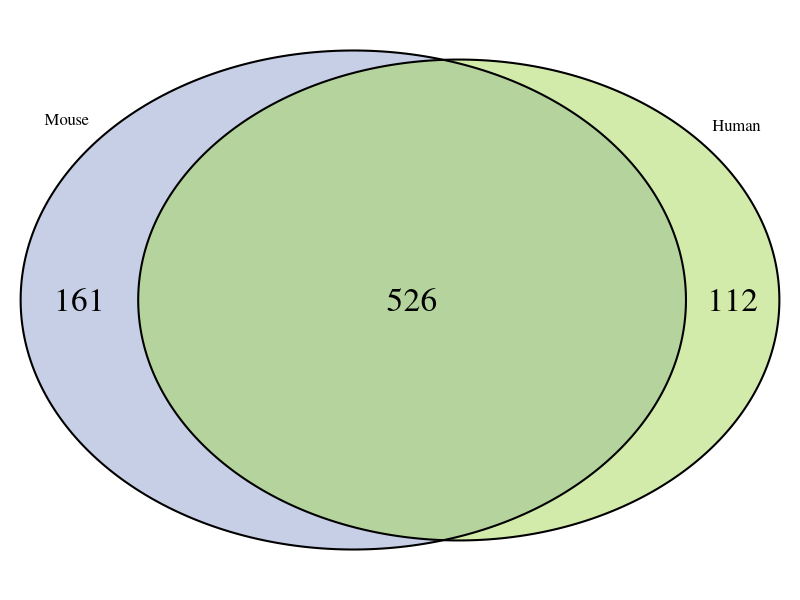
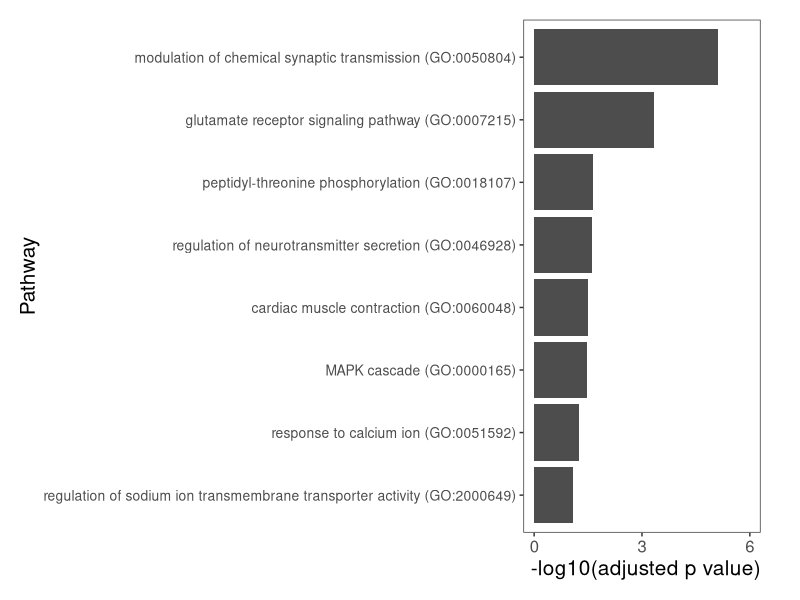

Here is the R script that generated these plots, in order:
library(ggplot2)
library(VennDiagram)

pdf("Venn.pdf")
pb <- venn.diagram(list(Mouse=1:687,Human=162:799), fill = c("#8DA0CB", "#A6D854"),  alpha = c(0.5, 0.5), cex = 2, filename = NULL)
grid.draw(pb)
dev.off()



library(ggplot2)

df <- read.table("enrichr.tsv", sep="\t")
colnames(df) <- c("GO", "Enrichment")
df$Enrichment <- -log10(df$Enrichment)

pdf("GO_overlap2.pdf")
ggplot(df, aes(x=reorder(GO,Enrichment), y=Enrichment)) +
  geom_col(fill="grey30") +
  coord_flip() +
  labs(x="Pathway", y="-log10(adjusted p value)") +
  theme(legend.position = "none") +
  theme_bw() +
  theme(panel.grid.major = element_blank(), panel.grid.minor = element_blank()) +
  theme(text = element_text(size=15, family = "Helvetica")) +
  theme(axis.text.y=element_text(size=10)) +
  scale_y_continuous(limits = c(0,6), breaks=c(0,3,6)) +
  theme(plot.margin=unit(c(0.5,1,0.5,0.5), "cm")) +
  theme(axis.title.x = element_text(hjust = 1))
dev.off()
